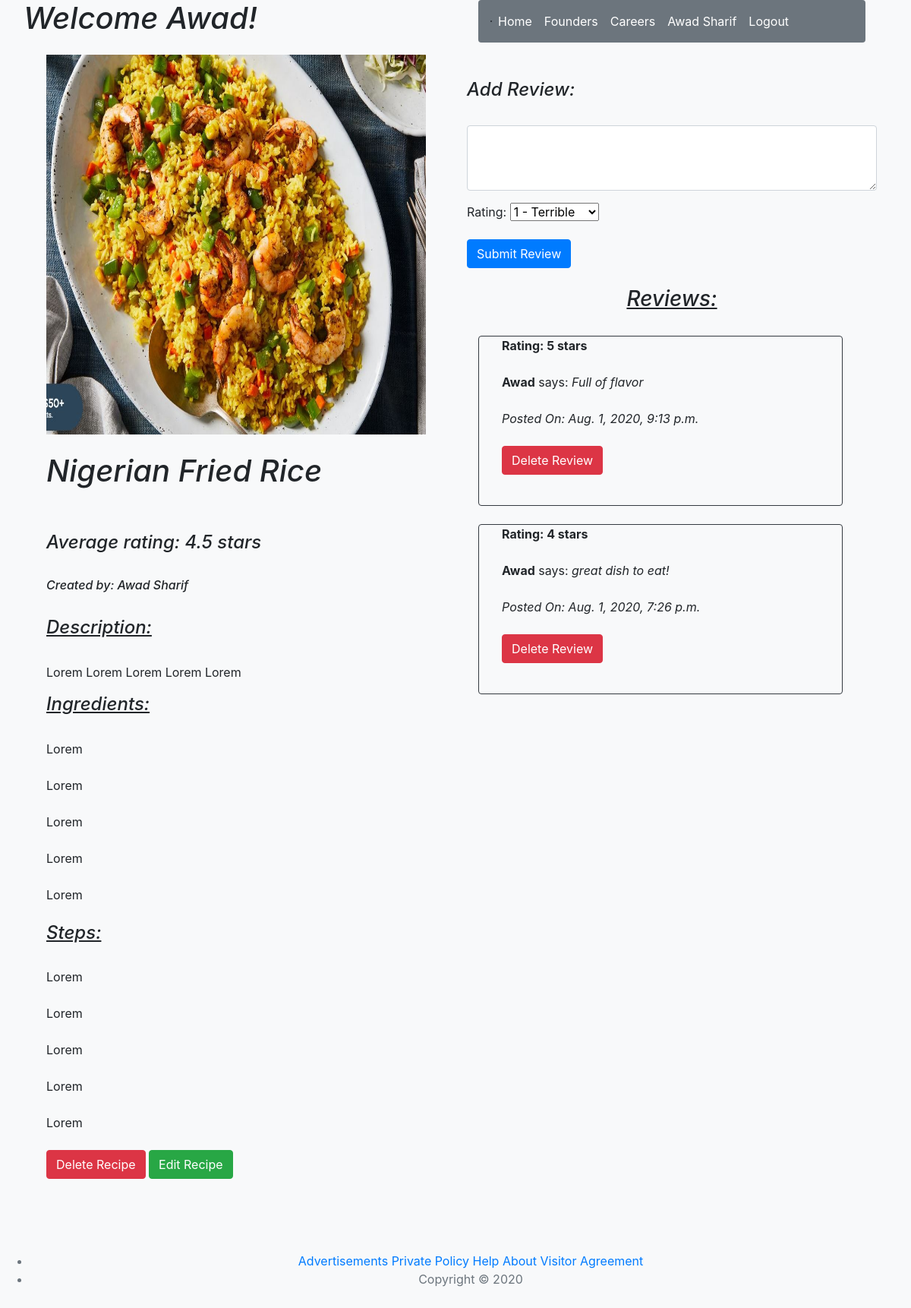
Page /recipe/info/2 (signed in) on the earlier database version.
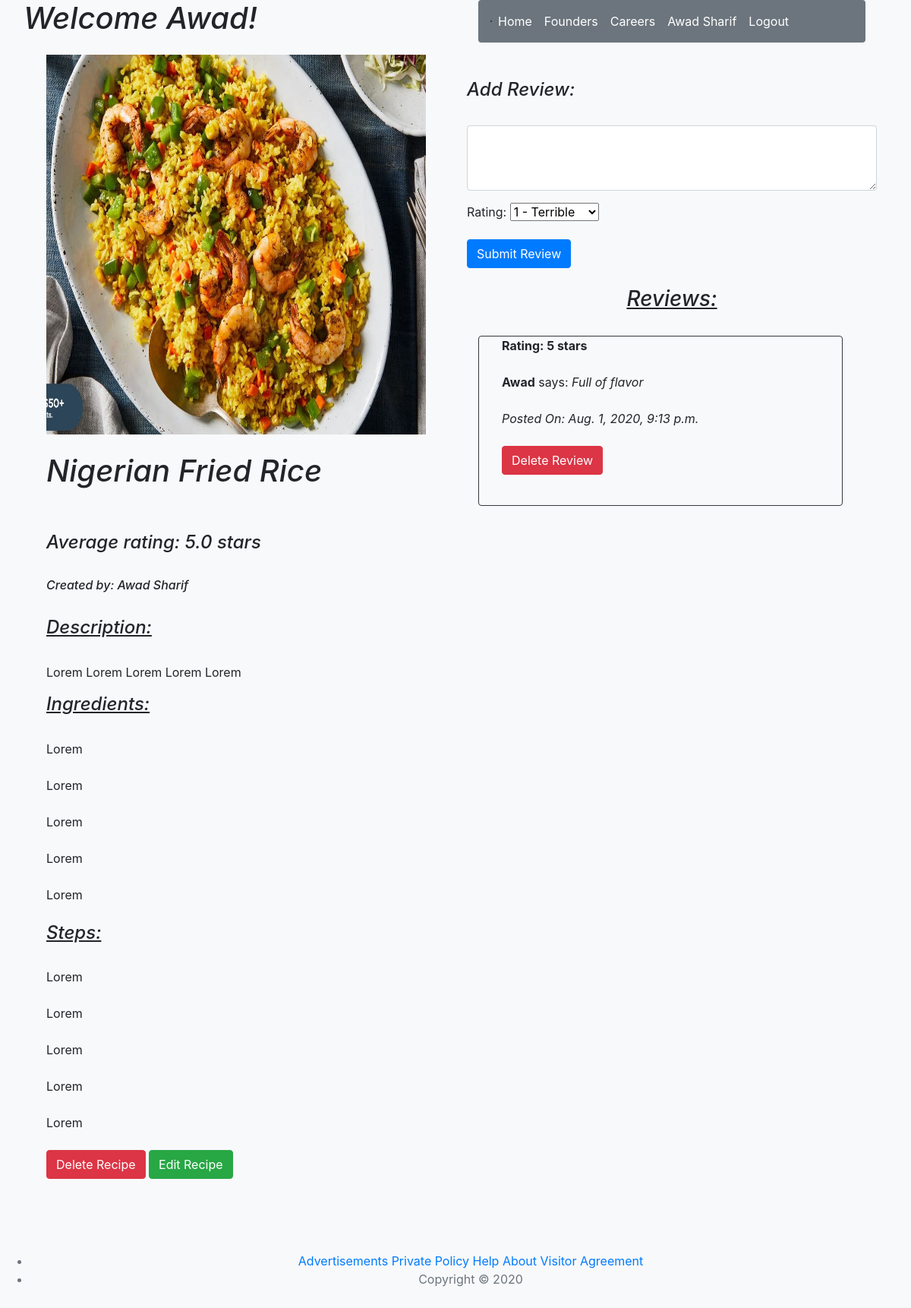
Same page on the later database version.
### recipe_app/models.py (models this page shows)
class User(models.Model):
    first_name = models.CharField(max_length=255)
    last_name = models.CharField(max_length=255)
    email = models.EmailField(max_length=255)
    password = models.CharField(max_length=255)
    created_at = models.DateTimeField(auto_now_add=True)
    updated_at = models.DateTimeField(auto_now=True)
    objects = UserManager()

class Recipes(models.Model):
    name = models.CharField(max_length=255)
    summary = models.TextField()
    ingredients = models.TextField()
    steps = models.TextField()
    image = models.ImageField()
    owner = models.ForeignKey(User,related_name="recipes_of_user",on_delete = models.CASCADE)
    is_dessert = models.BooleanField()
    created_at = models.DateTimeField(auto_now_add=True)
    updated_at = models.DateTimeField(auto_now=True)
    objects = Recipes_Manager()

class Reviews(models.Model):
    content = models.TextField()
    rating = models.IntegerField()
    reviewer = models.ForeignKey(User,related_name="reviews_of_user",on_delete = models.CASCADE)
    recipe = models.ForeignKey(Recipes,related_name="reviews_of_recipe",on_delete = models.CASCADE)
    created_at = models.DateTimeField(auto_now_add=True)
    updated_at = models.DateTimeField(auto_now=True)
    objects = Reviews_Manager()

### recipe_app/views.py (the view)
# urls.py: path('recipe/info/<int:id>', views.recipe_info),
def recipe_info(request,id):
    if 'userid' not in request.session:
        return redirect('/')
    recipe = Recipes.objects.get(id=id)
    ingredients = recipe.ingredients.split('\n')
    summary = recipe.summary.split('\n')
    steps = recipe.steps.split('\n')
    rating = 0
    for review in recipe.reviews_of_recipe.all():
        rating += review.rating
    if len(recipe.reviews_of_recipe.all()) > 0:
        average_rating = round(rating / len(recipe.reviews_of_recipe.all()),2)
    else:
        average_rating = 0
    context = {
        'user': User.objects.get(id=request.session['userid']),
        'recipe': Recipes.objects.get(id=id),
        'ingredients': ingredients,
        'summaries': summary,
        'steps': steps,
        "Reviews": recipe.reviews_of_recipe.all().order_by("-created_at"),
        "rating": average_rating
    }
    return render(request,'recipe_info.html',context)

### recipe_app/templates/recipe_info.html (shortened to what this page needs)
{% load static %}
<!DOCTYPE html>
<html lang="en">
    <head>
        <link rel="stylesheet" href="https://stackpath.bootstrapcdn.com/bootstrap/4.5.0/css/bootstrap.min.css">
        <link rel="stylesheet" type="text/css" href="/static/css/style.css">
    </head>
    <body class="bg-light">
        <div class="container">
            <div class="row">
                <div class="col-6 px-3">
                    <div class="form-group row">
                        <em><h1 class="active">Welcome {{user.first_name}}!</h1></em>
                    </div>
                    <div class="col-12">
                        <img src="{{recipe.image.url}}" width="500" height="500">
                    </div>
                    <div class="col-12">
                        <br>
                        <em><strong><h1>{{recipe.name}}</h1></strong></em>
                        <br><br>
                        <em><h4>Average rating: {{rating}} stars</h4></em>
                        <br>
                        <em><h6>Created by: {{recipe.owner.first_name}} {{recipe.owner.last_name}}</h6></em>
                        <br>
                        <em><u><h4>Description: </h4></u></em>
                        <br>
                        <p>{{recipe.summary}}
                        <br>
                        <em><u><h4>Ingredients: </h4></u></em>
                        <br>
                        {% for ingredient in ingredients %}
                            {{ ingredient }}
                            <br>
                        {% endfor %}
                        <br>
                        <em><u><h4>Steps: </h4></u></em>
                        <br>
                        {% for step in steps %}
                            {{ step }}
                            <br>
                        {% endfor %}
                        {% if user.id == recipe.owner.id %}
                            <br>
                            <a class="btn btn-danger" href="/recipe/delete/{{recipe.id}}" role="button">Delete Recipe</a>
                            <a class="btn btn-success" href="/recipe/edit/{{recipe.id}}" role="button">Edit Recipe</a>
                        {% endif %}
                    </div>
                </div>
                <div class="col-6">
                    <div class="col-12">
                        <nav class="navbar navbar-expand-lg rounded navbar-light bg-secondary">
                            <span class="border border-dark"></span>
                                <div class="collapse navbar-collapse" id="navbarNav">
                                <ul class="navbar-nav">
                                    <li class="nav-item active">
                                        <a class="nav-link text-white" href="/welcome">Home</a>
                                    </li>
                                    <li class="nav-item active">
                                        <a class="nav-link text-white" href="/founders">Founders</a>
                                    </li>
                                    <li class="nav-item active">
                                         <a class="nav-link text-white" href="#">Careers</a>
                                    </li>
                                    <li class="nav-item active">
                                         <a class="nav-link text-white" href="/userprofile/{{user.id}}">{{user.first_name}} {{user.last_name}}</a>
                                    </li>
                                    <li class="nav-item active">
                                        <a class="nav-link text-white" href="/logout">Logout</a>
                                    </li>
                                </ul>
                                </div>
                        </nav>
                    </div>
                    <br><br>
                    <div>
                        <form action="/review/add" method="post" id="review" review="{{recipe.id}}">
                            <div class="form-group">
                                <em><h4>Add Review: </h4></em>
                                <br>
                                <textarea class="form-control" id="content" name="Review" rows="3"></textarea>
                            </div>
                            <div class="form-group row">
                                <div class="col-12">
                                    <label for="Rating">Rating:</label>
                                    <select name="Rating" id="Rating" class="content">
                                        <option value="1">1 - Terrible</option>
                                    </select>
                                </div>
                            </div>
                            <button type="submit" class="btn btn-primary">Submit Review</button>
                        </form>
                    </div>
                    <br>
                    <div class="col-12">
                        <u><em><h3 class="text-center">Reviews:</h3></em></u>
                        <br>
                        <div class="form-group row" id="add_review">
                            {% for review in Reviews %}
                                <br><br>
                                <div class="card-deck col-12 bg-dark-rounded" id="{{review.id}}">
                                    <br><br><br><br>
                                    <div class="card mb-4 bg-light rounded border border-dark">
                                        <div class="col-12">
                                            <div class="col-12">
                                                <b>Rating: {{review.rating}} stars</b>
                                                <br><br>
                                                <strong>{{review.reviewer.first_name}}</strong> says: <em>{{review.content}}</em>
                                                <br><br>
                                                <em>Posted On: {{review.created_at}}</em>
                                                <br><br>
                                                {% if user.id == review.reviewer.id %}
                                                    <div class="form-group row">
                                                        <div class="col-12">
                                                            <form action="/review/delete" method="POST" id="delete_review" review="{{review.id}}">
                                                                <button type="submit" class="btn btn-danger">Delete Review</button>
                                                            </form>
                                                        </div>
                                                    </div>
                                                {% endif %}
                                            </div>
                                            <br>
                                        </div>
                                    </div>
                                </div>
                                <br><br>
                            {% endfor %}
                        </div>
                    </div>
                </div>
            </div>
        </div>
        <footer class="my-5 pt-5 light text-muted text-center text-center">
            <ul>
                <li><a class="text-black" href="/advertisements">Advertisements</a>  <a href="/policy">Private Policy</a> <a href="/help">Help</a> <a href="/about">About</a> <a href="/policy">Visitor Agreement</a></li>
                <li>Copyright &copy;  2020</li>
            </ul>
        </footer>
    </body>
</html>

Differences in the rows shown:
removed Reviews: rating "4", reviewer.first_name "Awad", content "great dish to eat!", created_at "Aug. 1, 2020, 7:26 p.m."
Other differences:
{{ rating }}: "4.5" → "5.0"
